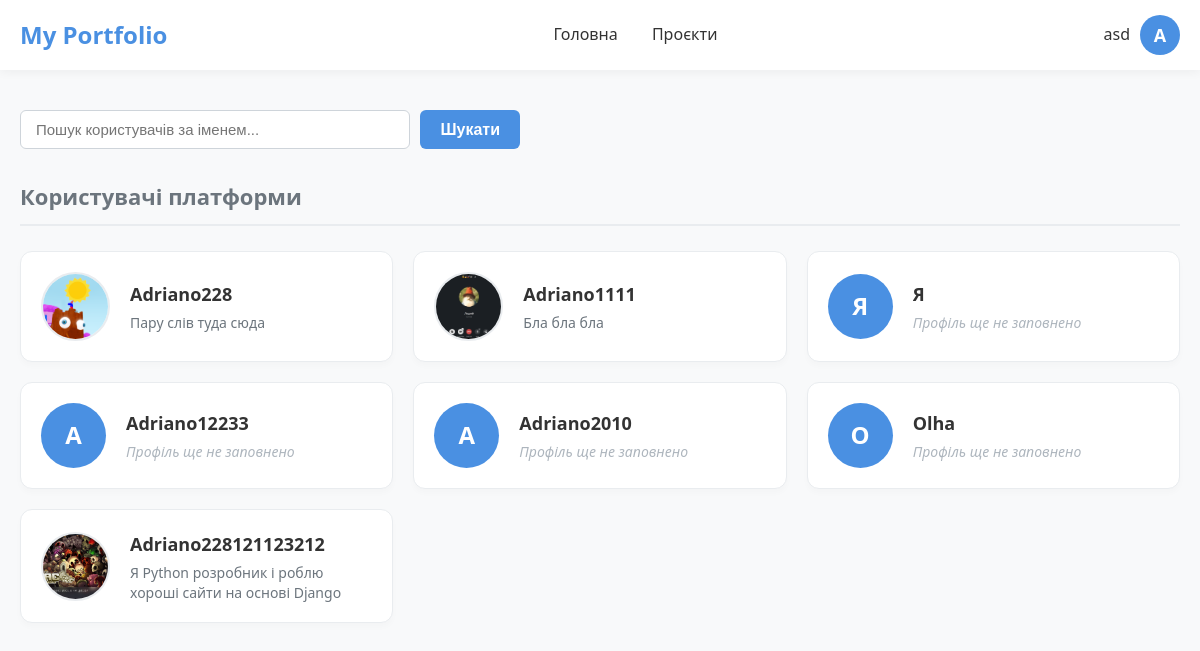
The app's page / (signed in) with its own data.
### main/models.py (models this page shows, shortened)
class Portfolio(models.Model):
    user = models.OneToOneField(
        User,
        on_delete=models.CASCADE,
        related_name='portfolio',
        verbose_name="Користувач"
    )
    bio = models.TextField(blank=True, null=True, verbose_name="Про себе / Біографія")
    updated_at = models.DateTimeField(auto_now=True, verbose_name="Дата оновлення")
    avatar = models.ImageField(upload_to='avatars/', blank=True, null=True)
    class Meta:
        verbose_name = "Портфоліо"
        verbose_name_plural = "Портфоліо"

### main/views.py (the view)
# urls.py: 2. Add a URL to urlpatterns:  path('', views.home, name='home')
def home(request):
    query = request.GET.get('q', '').strip()
    portfolios = Portfolio.objects.select_related('user').all()
    if query:
        portfolios = portfolios.filter(user__username__icontains=query)
    context = {
        'portfolios': portfolios,
        'query': query,  # Повертаємо запит назад у шаблон, щоб показати його в інпуті
    }
    return render(request, 'main/main.html', context)

### main/templates/main/main.html (shortened to what this page needs)
{% extends 'main/base.html' %}
{% block content %}
<div class="home-page">
    <section class="users-list">
        <div class="search-container" style="margin-bottom: 30px; max-width: 500px;">
            <form method="get" action="{% url 'portfolio:home' %}" style="display: flex; gap: 10px;">
                <input
                    type="text"
                    name="q"
                    class="form-control"
                    placeholder="Пошук користувачів за іменем..."
                    value="{{ query|default:'' }}"
                    style="margin-bottom: 0;"
                >
                <button type="submit" class="btn-save" style="padding: 10px 20px; white-space: nowrap;">
                    Шукати
                </button>
            </form>
        </div>
        <h3>Користувачі платформи</h3>
        {% if portfolios %}
            <div class="users-grid">
                {% for portfolio in portfolios %}
                    <a href="{% url 'portfolio:public_profile' portfolio.user.username %}" class="user-card">
                        {% if portfolio.avatar %}
                            <img src="{{ portfolio.avatar.url }}" class="avatar" alt="{{ portfolio.user.username }}">
                        {% else %}
                            <div class="avatar-placeholder">
                                {{ portfolio.user.username|first|upper }}
                            </div>
                        {% endif %}
                        <div class="user-card-info">
                            <span class="user-card-name">{{ portfolio.user.username }}</span>
                            {% if portfolio.bio %}
                                <p class="user-card-bio">{{ portfolio.bio|truncatewords:15 }}</p>
                            {% else %}
                                <p class="user-card-bio user-card-bio-empty">Профіль ще не заповнено</p>
                            {% endif %}
                        </div>
                    </a>
                {% endfor %}
            </div>
        {% else %}
            <p class="empty-message">Користувачів поки немає.</p>
        {% endif %}
    </section>
</div>
{% endblock %}

### main/templates/main/base.html (shortened to what this page needs)
{% load static %}
<!DOCTYPE html>
<html lang="uk">
<head>
    <link href="{% static 'css/main.css' %}" rel="stylesheet">
</head>
<body>
<div class="header-wrapper">
    <header class="header">
        <div class="logo">
            <a href="{% url 'portfolio:home' %}">My Portfolio</a>
        </div>
        <nav class="nav">
            <a href="{% url 'portfolio:home' %}">Головна</a>
                <a href="{% url 'portfolio:profile' %}">Проєкти</a>
        </nav>
        <div class="header-auth">
            {% if user.is_authenticated %}
                <a href="{% url 'portfolio:profile' %}" class="contact-btn" style="text-decoration: none; display: flex; align-items: center; gap: 10px;">
                    <span style="font-weight: 500; color: var(--text-main);">{{ user.username }}</span>
                    {% if user.portfolio.avatar %}
                        <img src="{{ user.portfolio.avatar.url }}" class="avatar">
                    {% else %}
                        <div class="avatar-placeholder">
                            {{ user.username|first|upper }}
                        </div>
                    {% endif %}
                </a>
            {% endif %}
        </div>
    </header>
</div>
{% block content %}
{% endblock %}
</body>
</html>

### main/static/css/main.css (style rules this page uses)
:root { --primary-color: #4a90e2; --primary-hover: #357abd; --danger-color: #e74c3c; --danger-hover: #c0392b; --bg-color: #f8f9fa; --text-main: #333333; --text-muted: #6c757d; --card-bg: #ffffff; --border-color: #e9ecef; }
body { font-family: 'Segoe UI', Roboto, Helvetica, Arial, sans-serif; background-color: var(--bg-color); color: var(--text-main); margin: 0; padding: 0; line-height: 1.6; }
.header-wrapper { background-color: var(--card-bg); box-shadow: 0 2px 10px rgba(0,0,0,0.05); position: sticky; top: 0; z-index: 100; }
.header { max-width: 1200px; margin: 0 auto; padding: 15px 20px; display: flex; justify-content: space-between; align-items: center; }
.logo a { font-size: 24px; font-weight: bold; color: var(--primary-color); text-decoration: none; }
.nav a { margin: 0 15px; text-decoration: none; color: var(--text-main); font-weight: 500; transition: color 0.2s; }
.avatar { border-radius: 50%; object-fit: cover; border: 2px solid var(--border-color); }
.avatar-placeholder { border-radius: 50%; background-color: var(--primary-color); color: white; display: flex; align-items: center; justify-content: center; font-weight: bold; }
.header .avatar-placeholder { width: 40px; height: 40px; font-size: 18px; }
.form-control { width: 100%; padding: 10px 15px; border: 1px solid #ced4da; border-radius: 6px; font-size: 15px; box-sizing: border-box; transition: border-color 0.2s; }
.btn-save, .btn-danger { padding: 10px 24px; border: none; border-radius: 6px; font-size: 16px; font-weight: 600; cursor: pointer; color: white; }
.btn-save { background-color: var(--primary-color); }
.home-page { max-width: 1200px; margin: 40px auto; padding: 0 20px; }
.users-list h3 { font-size: 22px; color: var(--text-muted); margin-bottom: 25px; border-bottom: 2px solid var(--border-color); padding-bottom: 10px; }
.users-grid { display: grid; grid-template-columns: repeat(auto-fill, minmax(320px, 1fr)); gap: 20px; }
.user-card { display: flex; align-items: center; gap: 20px; background: var(--card-bg); padding: 20px; border-radius: 12px; border: 1px solid var(--border-color); text-decoration: none; color: inherit; transition: transform 0.2s ease, box-shadow 0.2s ease, border-color 0.2s ease; box-shadow: 0 4px 6px rgba(0, 0, 0, 0.02); }
.user-card .avatar, .user-card .avatar-placeholder { width: 65px; height: 65px; flex-shrink: 0; border-radius: 50%; font-size: 24px; }
.user-card .avatar-placeholder { display: flex; align-items: center; justify-content: center; background-color: var(--primary-color); color: white; font-weight: bold; }
.user-card-info { display: flex; flex-direction: column; overflow: hidden; }
.user-card-name { font-size: 18px; font-weight: 600; color: var(--text-main); margin-bottom: 4px; white-space: nowrap; text-overflow: ellipsis; overflow: hidden; }
.user-card-bio { margin: 0; font-size: 14px; color: var(--text-muted); line-height: 1.4; }
.user-card-bio-empty { font-style: italic; color: #adb5bd; }

### records on screen
Portfolio: avatar (picture), user.username "Adriano228", bio "Пару слів туда сюда"
Portfolio: avatar (picture), user.username "Adriano1111", bio "Бла бла бла"
Portfolio: user.username|first "Я", user.username "Я", shows "Профіль ще не заповнено"
Portfolio: user.username|first "A", user.username "Adriano12233", shows "Профіль ще не заповнено"
Portfolio: user.username|first "A", user.username "Adriano2010", shows "Профіль ще не заповнено"
Portfolio: user.username|first "O", user.username "Olha", shows "Профіль ще не заповнено"
Portfolio: avatar (picture), user.username "Adriano228121123212", bio "Я Python розробник і роблю хороші сайти на основі Django"

### other values on screen
{{ user.username }} "asd"
{{ user.username|first|upper }} "A"
